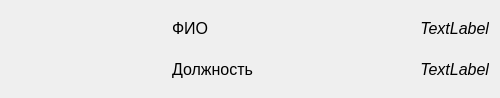
<?xml version="1.0" encoding="UTF-8"?>
<ui version="4.0">
 <class>UserListItemWidget</class>
 <widget class="QWidget" name="UserListItemWidget">
  <property name="geometry">
   <rect>
    <x>0</x>
    <y>0</y>
    <width>500</width>
    <height>98</height>
   </rect>
  </property>
  <property name="minimumSize">
   <size>
    <width>500</width>
    <height>0</height>
   </size>
  </property>
  <property name="windowTitle">
   <string>Form</string>
  </property>
  <layout class="QGridLayout" name="gridLayout">
   <item row="2" column="1">
    <widget class="QLabel" name="pos_label">
     <property name="minimumSize">
      <size>
       <width>0</width>
       <height>30</height>
      </size>
     </property>
     <property name="font">
      <font>
       <pointsize>12</pointsize>
      </font>
     </property>
     <property name="text">
      <string>Должность</string>
     </property>
    </widget>
   </item>
   <item row="1" column="0" rowspan="2">
    <widget class="QLabel" name="icon_label">
     <property name="text">
      <string/>
     </property>
     <property name="pixmap">
      <pixmap resource="../res.qrc">:/ui/icons/user_green_80.png</pixmap>
     </property>
     <property name="alignment">
      <set>Qt::AlignCenter</set>
     </property>
    </widget>
   </item>
   <item row="1" column="1">
    <widget class="QLabel" name="fio_label">
     <property name="minimumSize">
      <size>
       <width>0</width>
       <height>30</height>
      </size>
     </property>
     <property name="font">
      <font>
       <pointsize>12</pointsize>
      </font>
     </property>
     <property name="text">
      <string>ФИО</string>
     </property>
    </widget>
   </item>
   <item row="1" column="2">
    <widget class="QLabel" name="input_fio_label">
     <property name="minimumSize">
      <size>
       <width>0</width>
       <height>30</height>
      </size>
     </property>
     <property name="font">
      <font>
       <pointsize>12</pointsize>
       <italic>true</italic>
      </font>
     </property>
     <property name="text">
      <string>TextLabel</string>
     </property>
     <property name="alignment">
      <set>Qt::AlignRight|Qt::AlignTrailing|Qt::AlignVCenter</set>
     </property>
    </widget>
   </item>
   <item row="2" column="2">
    <widget class="QLabel" name="input_pos_label">
     <property name="minimumSize">
      <size>
       <width>0</width>
       <height>30</height>
      </size>
     </property>
     <property name="font">
      <font>
       <pointsize>12</pointsize>
       <italic>true</italic>
      </font>
     </property>
     <property name="text">
      <string>TextLabel</string>
     </property>
     <property name="alignment">
      <set>Qt::AlignRight|Qt::AlignTrailing|Qt::AlignVCenter</set>
     </property>
    </widget>
   </item>
  </layout>
 </widget>
 <resources>
  <include location="../res.qrc"/>
 </resources>
 <connections/>
</ui>
